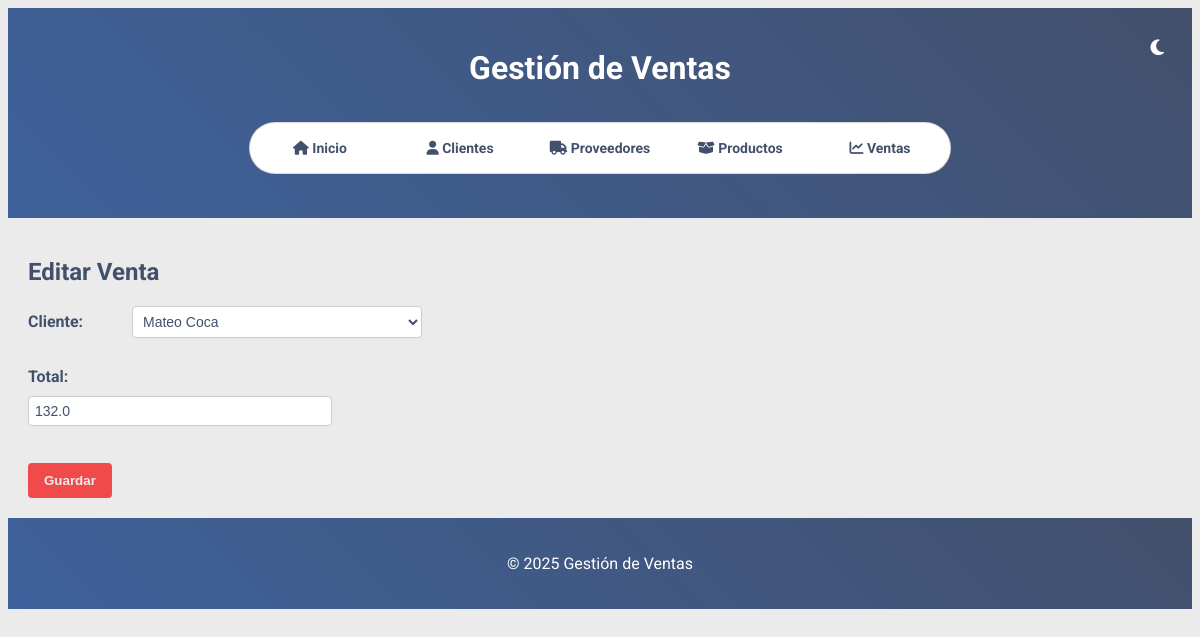
The page /ventas/editar/1 on the database as committed earlier.
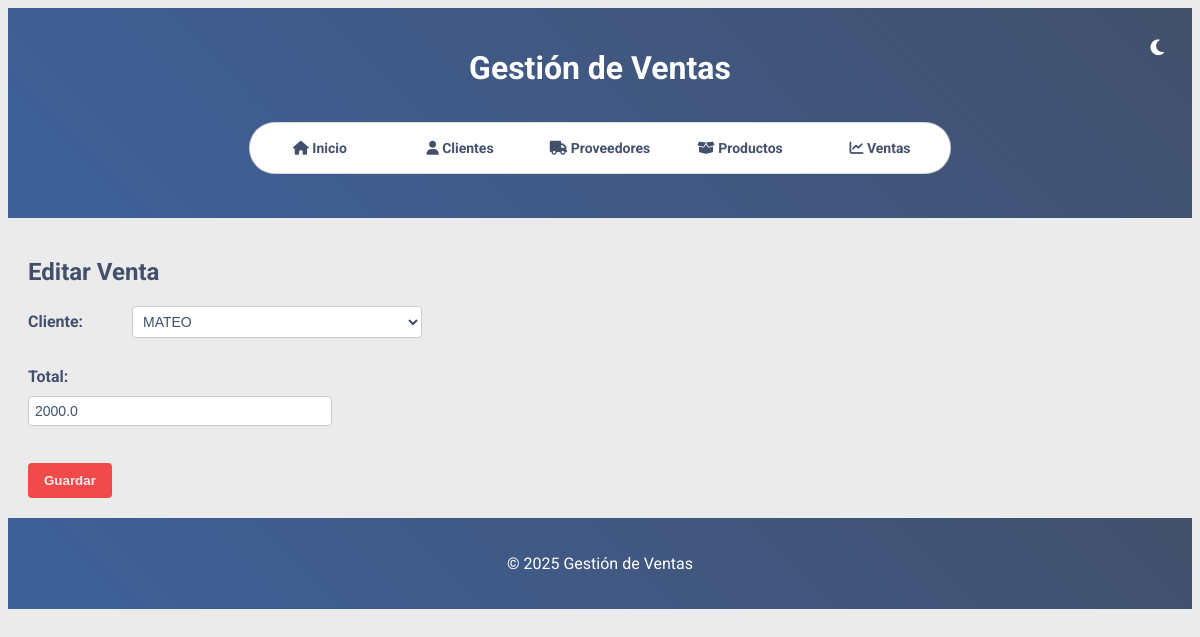
The same page on the database as committed later.
### models/venta.py (models this page shows, shortened)
class Venta(db.Model):
    __tablename__ = 'ventas'
    id = db.Column(db.Integer, primary_key=True)
    cliente_id = db.Column(db.Integer, db.ForeignKey('clientes.id'))
    total = db.Column(db.Float, nullable=False)
    fecha = db.Column(db.DateTime, default=datetime.datetime.utcnow)
    productos = db.relationship("VentaProducto", back_populates="venta")

### models/cliente.py (models this page shows, shortened)
class Cliente(db.Model):
    __tablename__ = 'clientes'
    id = db.Column(db.Integer, primary_key=True)
    name = db.Column(db.String(50), nullable=False)
    telefono = db.Column(db.String(20), nullable=True)

### routes/ventas.py (the view)
@bp.route('/editar/<int:id>', methods=['GET', 'POST'])
def editar_venta_view(id):
    venta = Venta.query.get_or_404(id)
    from models.cliente import Cliente
    clientes = Cliente.query.all()
    if request.method == 'POST':
        cliente_id = request.form.get('cliente_id')
        total = float(request.form.get('total', venta.total))
        update_venta(id, cliente_id, total)
        flash('Venta actualizada correctamente', 'success')
        return redirect(url_for('ventas.lista_ventas'))
    return render_template('ventas/editar.html', venta=venta, clientes=clientes)

### templates/ventas/editar.html (shortened to what this page needs)
{% extends "base.html" %}
{% block content %}
<h2>Editar Venta</h2>
<form method="POST">
    <label for="cliente_id">Cliente:</label>
    <select name="cliente_id" id="cliente_id" required>
        {% for c in clientes %}
            <option value="{{ c.id }}" {% if c.id == venta.cliente_id %}selected{% endif %}>{{ c.name }}</option>
        {% endfor %}
    </select>
    <br><br>
    <label for="total">Total:</label>
    <input type="number" step="0.01" name="total" id="total" value="{{ venta.total }}" required>
    <br><br>
    <button type="submit">Guardar</button>
</form>
{% endblock %}

Rows that differ between the two databases and show on the page:
changed Venta: cliente_id "Mateo Coca" → "MATEO"; total "132.0" → "2000.0"
